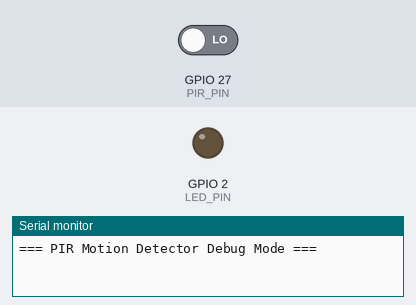
Bench run of a sketch on a simulated ESP32. Parts: output pins drawn as LEDs (lit = HIGH), the last lines printed to the serial monitor. The inputs (shaded band) are chosen by the test bench; at power-on: GPIO 27 (PIR_PIN) LOW.

Above: at 3.2 s.
3.3 s: GPIO 27 (PIR_PIN) driven HIGH
At 4.0 s:
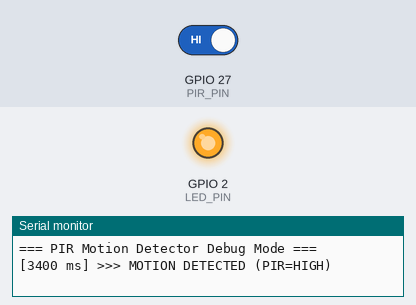
4.9 s: GPIO 27 (PIR_PIN) driven LOW
At 6.4 s:
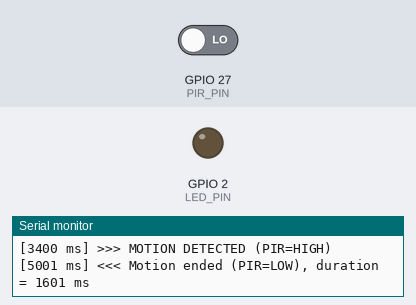
Timing chart, 0 to 7.9 s (numbered marks = the images above; inputs shaded):
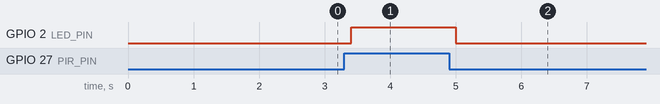

Measured:
- after the input at 3.3 s, GPIO 2 (LED_PIN): LOW → HIGH after 0.10 s
- after the input at 4.9 s, GPIO 2 (LED_PIN): HIGH → LOW after 0.10 s

The sketch:

pir_test.ino
```cpp
// PIR Motion Sensor + ESP32 Debug Version
// Prints everything to Serial for debugging

const int PIR_PIN = 27;
const int LED_PIN = 2;

const unsigned long DEBOUNCE_MS = 50;

int lastState = LOW;
unsigned long lastChangeMs = 0;
unsigned long motionStartMs = 0;

void setup() {
  pinMode(PIR_PIN, INPUT);
  pinMode(LED_PIN, OUTPUT);
  digitalWrite(LED_PIN, LOW);

  Serial.begin(115200);
  delay(2000); // give time for serial to attach
  Serial.println("\n=== PIR Motion Detector Debug Mode ===");
}

void loop() {
  int raw = digitalRead(PIR_PIN);
  unsigned long now = millis();

  // // Always print raw readings
  // Serial.print("[");
  // Serial.print(now);
  // Serial.print(" ms] RAW PIR = ");
  // Serial.println(raw);

  // Detect changes with debounce
  if (raw != lastState && (now - lastChangeMs) > DEBOUNCE_MS) {
    lastState = raw;
    lastChangeMs = now;

    if (raw == HIGH) {
      motionStartMs = now;
      Serial.print("[");
      Serial.print(now);
      Serial.println(" ms] >>> MOTION DETECTED (PIR=HIGH)");

      // LED ON (longer this time so you can see it)
      digitalWrite(LED_PIN, HIGH);
    } else {
      unsigned long duration = now - motionStartMs;
      Serial.print("[");
      Serial.print(now);
      Serial.print(" ms] <<< Motion ended (PIR=LOW), duration = ");
      Serial.print(duration);
      Serial.println(" ms");

      // LED OFF
      digitalWrite(LED_PIN, LOW);
    }
  }

  delay(200); // slower updates so logs are readable
}


// const int PIR_PIN = 27;
// const int LED_PIN = 2;

// void setup() {
//   pinMode(PIR_PIN, INPUT);
//   pinMode(LED_PIN, OUTPUT);
//   Serial.begin(115200);
//   delay(2000);
//   Serial.println("HC-SR501 Test: waiting for warm-up...");
// }

// void loop() {
//   int val = digitalRead(PIR_PIN);
//   digitalWrite(LED_PIN, val); // mirror PIR state
//   Serial.print("PIR=");
//   Serial.println(val);
//   delay(50);
// }
```
